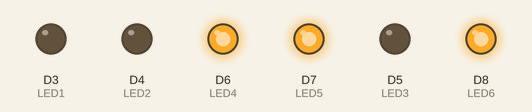
The sketch below on a simulated ESP8266 (NodeMCU). Parts: output pins drawn as LEDs (lit = HIGH). Random numbers use the default seed unless the sketch sets one.

Above: at 0.1 s.
At 3.85 s:
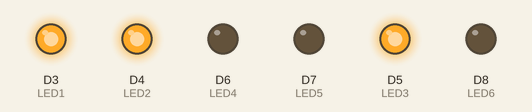
At 9.33 s:
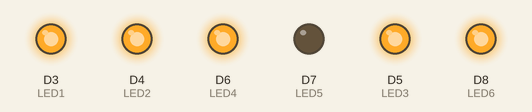
At 18.56 s:
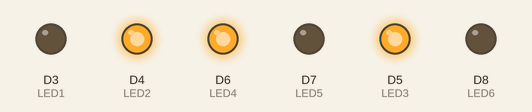
At 28.47 s:
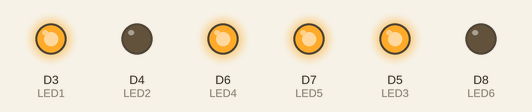
At 38.28 s:
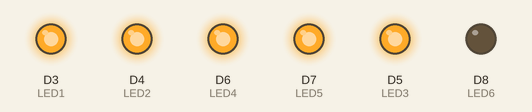
Timing chart, 0 to 40.0 s (numbered marks = the images above):
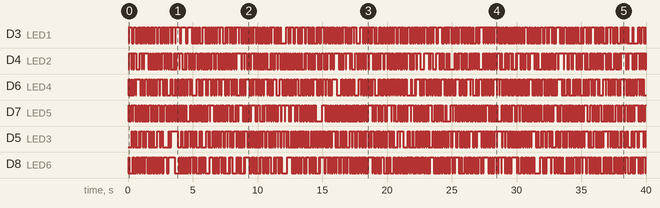

The sketch:

light_multi_led.ino
```cpp
const int LED1 = D3;
const int LED2 = D4;
const int LED3 = D5;
const int LED4 = D6;
const int LED5 = D7;
const int LED6 = D8;

void setup() {
  //delay(4000);

  //Serial.begin(9600);
 // Serial.write("Initialized");

  pinMode(LED1, OUTPUT);
  pinMode(LED2, OUTPUT);
  pinMode(LED3, OUTPUT);
  pinMode(LED4, OUTPUT);
  pinMode(LED5, OUTPUT);
  pinMode(LED6, OUTPUT);


  digitalWrite(LED1, HIGH);
}

void loop() {

  delay(50);
  digitalWrite(LED1, random(1,3) == 2 ? LOW : HIGH);
  //Serial.write(random(1,3) == 2 ? "A" : "B");
  digitalWrite(LED2, random(1,3) == 2 ? LOW : HIGH);
  digitalWrite(LED3, random(1,3) == 2 ? LOW : HIGH);
  digitalWrite(LED4, random(1,3) == 2 ? LOW : HIGH);
  digitalWrite(LED5, random(1,3) == 2 ? LOW : HIGH);
  digitalWrite(LED6, random(1,3) == 2 ? LOW : HIGH);
  //delay(250);
  //digitalWrite(LED1, HIGH);
  //digitalWrite(LED2, HIGH);
  //digitalWrite(LED3, HIGH);
  //digitalWrite(LED4, HIGH);
  //digitalWrite(LED5, HIGH);
  //digitalWrite(LED6, HIGH);
}
```
